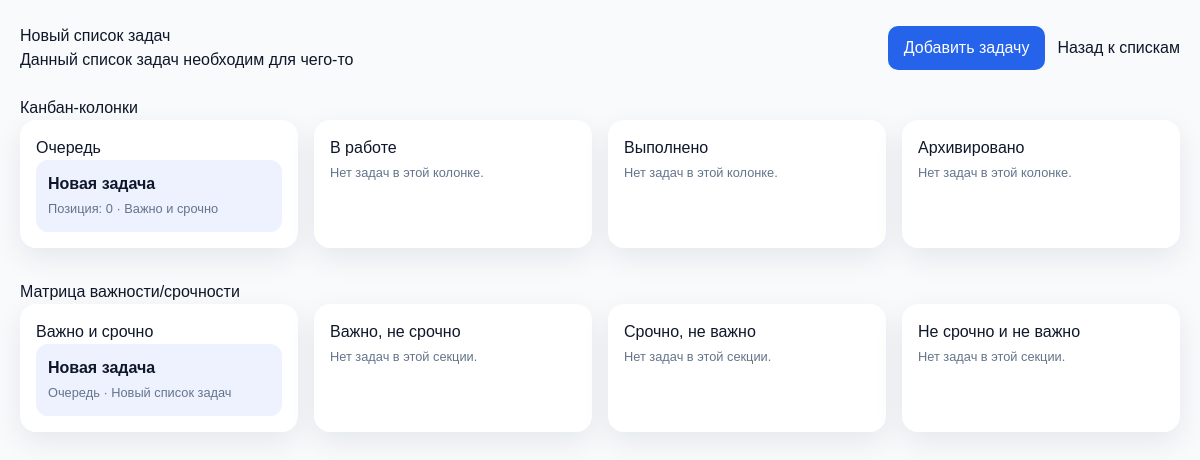
The app's page /lists/4/ with its own data.
### tasks/models.py (models this page shows, shortened)
class TodoList(models.Model):
    user = models.ForeignKey(
        TodoUser,
        on_delete=models.CASCADE,
        related_name='todo_lists',
        verbose_name='Пользователь',
    )
    title = models.CharField(max_length=200, verbose_name='Название')
    description = models.TextField(blank=True, verbose_name='Описание')
    color = models.CharField(max_length=7, blank=True, verbose_name='Цвет')
    icon = models.CharField(max_length=50, blank=True, verbose_name='Иконка')
    position = models.PositiveIntegerField(default=0, verbose_name='Позиция')
    is_archived = models.BooleanField(default=False, verbose_name='В архиве')
    created_at = models.DateTimeField(auto_now_add=True, verbose_name='Создан')
    updated_at = models.DateTimeField(auto_now=True, verbose_name='Обновлен')
    class Meta:
        verbose_name = 'Список задач'
        verbose_name_plural = 'Списки задач'
        ordering = ['position', 'title']
        constraints = [
            models.UniqueConstraint(
                fields=['user', 'title'],
                name='unique_todo_list_title_per_user',
            ),
        ]
        indexes = [
            models.Index(fields=['user'], name='todo_list_user_idx'),
            models.Index(fields=['user', 'is_archived'], name='todo_list_user_arch_idx'),
        ]

class Task(models.Model):
    class Status(models.TextChoices):
        QUEUE = 'queue', 'Очередь'
        IN_PROGRESS = 'in_progress', 'В работе'
        DONE = 'done', 'Выполнено'
        ARCHIVED = 'archived', 'Архивировано'
    user = models.ForeignKey(
        TodoUser,
        on_delete=models.CASCADE,
        related_name='tasks',
        verbose_name='Пользователь',
    )
    todo_list = models.ForeignKey(
        TodoList,
        on_delete=models.CASCADE,
        related_name='tasks',
        verbose_name='Список задач',
    )
    title = models.CharField(max_length=255, verbose_name='Заголовок')
    description = models.TextField(blank=True, verbose_name='Описание')
    status = models.CharField(
        max_length=20,
        choices=Status.choices,
        default=Status.QUEUE,
        verbose_name='Статус',
    )
    position = models.PositiveIntegerField(default=0, verbose_name='Позиция')
    is_important = models.BooleanField(default=False, verbose_name='Важно')
    is_urgent = models.BooleanField(default=False, verbose_name='Срочно')
    start_date = models.DateTimeField(null=True, blank=True, verbose_name='Дата старта')
    due_date = models.DateTimeField(null=True, blank=True, verbose_name='Дедлайн')
    completed_at = models.DateTimeField(null=True, blank=True, verbose_name='Завершена')
    archived_at = models.DateTimeField(null=True, blank=True, verbose_name='Архивирована')
    is_deleted = models.BooleanField(default=False, verbose_name='Удалена')
    deleted_at = models.DateTimeField(null=True, blank=True, verbose_name='Удалена в')
    created_at = models.DateTimeField(auto_now_add=True, verbose_name='Создана')
    updated_at = models.DateTimeField(auto_now=True, verbose_name='Обновлена')
    class Meta:
        verbose_name = 'Задача'
        verbose_name_plural = 'Задачи'
        ordering = ['todo_list__position', 'status', 'position', '-created_at']
        constraints = [
            models.UniqueConstraint(
                fields=['todo_list', 'status', 'position'],
                condition=Q(is_deleted=False),
                name='unique_task_position_per_status',
            ),
            models.CheckConstraint(
                check=Q(position__gte=0),
                name='task_position_gte_0',
            ),
        ]
        indexes = [
            models.Index(fields=['user', 'status'], name='task_user_status_idx'),
            models.Index(fields=['todo_list', 'status'], name='task_list_status_idx'),
            models.Index(
                fields=['user', 'is_important', 'is_urgent'],
                name='task_priority_matrix_idx',
            ),
        ]
    @property
    def priority_label(self) -> str:
        if self.is_important and self.is_urgent:
            return 'Важно и срочно'
        if self.is_important:
            return 'Важно, не срочно'
        if self.is_urgent:
            return 'Срочно, не важно'
        return 'Без высокого приоритета'

### tasks/views.py (the view, shortened to what this page needs)
# urls.py: path('lists/<int:pk>/', TodoListDetailView.as_view(), name='list_detail'),
class TodoListDetailView(View):
    template_name = 'tasks/list_detail.html'
    def get(self, request, pk):
        user = request.user if request.user.is_authenticated else get_demo_user()
        if user is None:
            raise Http404('Нет пользователя для демонстрации.')
        todo_list = TodoList.objects.filter(user=user, pk=pk).first()
        if todo_list is None:
            raise Http404('Список задач не найден.')
        return render(
            request,
            self.template_name,
            self.get_context(
                user,
                todo_list,
                task_form=TaskForm(user=user, todo_list=todo_list),
            ),
        )
    def get_context(self, user, todo_list, task_form, is_create_task_form_open=False):
        tasks = (
            Task.objects.filter(todo_list=todo_list, user=user, is_deleted=False)
            .order_by('status', 'position', '-created_at')
        )
        columns = OrderedDict(
            (status, {'label': label, 'tasks': []}) for status, label in Task.Status.choices
        )
        priority_matrix = OrderedDict(
            [
                ('important_urgent', {'label': 'Важно и срочно', 'tasks': []}),
                ('important_not_urgent', {'label': 'Важно, не срочно', 'tasks': []}),
                ('not_important_urgent', {'label': 'Срочно, не важно', 'tasks': []}),
                ('not_important_not_urgent', {'label': 'Не срочно и не важно', 'tasks': []}),
            ]
        )
        for task in tasks:
            columns[task.status]['tasks'].append(task)
            if task.is_important and task.is_urgent:
                priority_matrix['important_urgent']['tasks'].append(task)
            elif task.is_important:
                priority_matrix['important_not_urgent']['tasks'].append(task)
            elif task.is_urgent:
                priority_matrix['not_important_urgent']['tasks'].append(task)
            else:
                priority_matrix['not_important_not_urgent']['tasks'].append(task)
        return {
            'user_obj': user,
            'todo_list': todo_list,
            'columns': columns,
            'priority_matrix': priority_matrix,
            'task_form': task_form,
            'is_create_task_form_open': is_create_task_form_open,
        }

### tasks/views.py (called while the page is built)
def get_demo_user():
    return TodoUser.objects.order_by('id').first()

### tasks/templates/tasks/list_detail.html (shortened to what this page needs)
{% extends "base_layout.html" %}
{% block content %}
<div class="wrapper">
    <div class="topbar">
        <div>
            <h1>{{ todo_list.title }}</h1>
            <p>{{ todo_list.description|default:"Без описания" }}</p>
        </div>
        <div class="topbar-actions">
            <button class="button" type="button" data-open-task-form>Добавить задачу</button>
            <a href="{% url 'tasks:dashboard' %}">Назад к спискам</a>
        </div>
    </div>
    <h2>Канбан-колонки</h2>
    <div class="board">
        {% for column in columns.values %}
            <div class="column">
                <h3>{{ column.label }}</h3>
                {% for task in column.tasks %}
                    <div class="task">
                        <strong>{{ task.title }}</strong><br>
                        <small>Позиция: {{ task.position }} · {{ task.priority_label }}</small>
                    </div>
                {% empty %}
                    <p><small>Нет задач в этой колонке.</small></p>
                {% endfor %}
            </div>
        {% endfor %}
    </div>
    <h2>Матрица важности/срочности</h2>
    <div class="matrix">
        {% for section in priority_matrix.values %}
            <div class="column">
                <h3>{{ section.label }}</h3>
                {% for task in section.tasks %}
                    <div class="task">
                        <strong>{{ task.title }}</strong><br>
                        <small>{{ task.get_status_display }} · {{ task.todo_list.title }}</small>
                    </div>
                {% empty %}
                    <p><small>Нет задач в этой секции.</small></p>
                {% endfor %}
            </div>
        {% endfor %}
    </div>
</div>
{% endblock content %}

### tasks/templates/tasks/list_detail.html (style rules this page uses)
body { font-family: Arial, sans-serif; margin: 0; background: #f8fafc; color: #0f172a; }
.wrapper { max-width: 1300px; margin: 0 auto; padding: 24px 20px 48px; }
.topbar { display: flex; justify-content: space-between; align-items: center; gap: 16px; margin-bottom: 24px; }
.topbar-actions { display: flex; align-items: center; gap: 12px; }
.button { border: 0; border-radius: 10px; background: #2563eb; color: #fff; cursor: pointer; font: inherit; padding: 10px 16px; }
.board, .matrix { display: grid; gap: 16px; }
.board { grid-template-columns: repeat(auto-fit, minmax(220px, 1fr)); margin-bottom: 32px; }
.matrix { grid-template-columns: repeat(auto-fit, minmax(260px, 1fr)); }
.column { background: #ffffff; border-radius: 16px; padding: 16px; box-shadow: 0 10px 30px rgba(15, 23, 42, 0.08); }
.task { background: #eef2ff; border-radius: 12px; padding: 12px; margin-bottom: 10px; }
.task:last-child { margin-bottom: 0; }
a { color: #2563eb; text-decoration: none; }
small { color: #64748b; }

### records on screen
TodoList: title "Новый список задач", description "Данный список задач необходим для чего-то"
Task: title "Новая задача", position "0", priority_label "Важно и срочно", status "Очередь", todo_list "Новый список задач"

### other values on screen
{{ column.label }} "Очередь" "В работе" "Выполнено" "Архивировано"
{{ section.label }} "Важно и срочно" "Важно, не срочно" "Срочно, не важно" "Не срочно и не важно"
